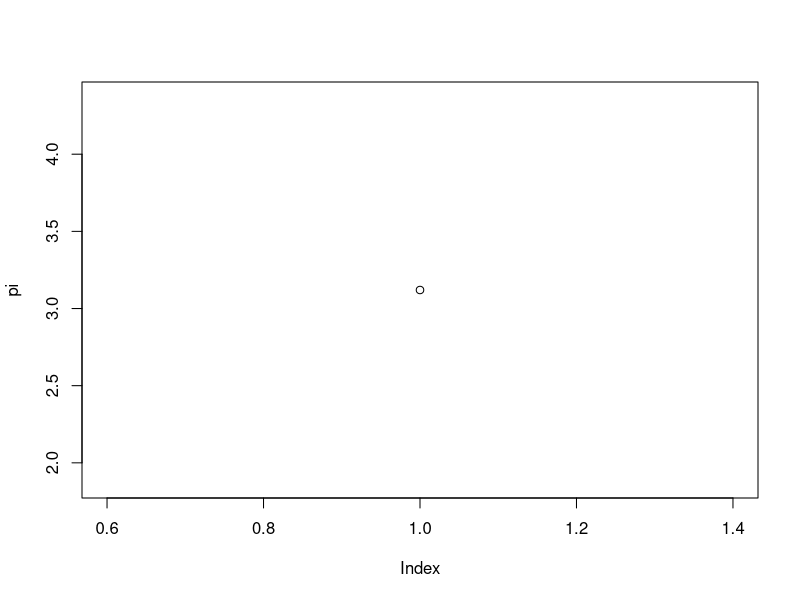

Write the R code that produced this figure. (Note: a time limit stopped this script after it produced the figure.)
# For this exercise we assume to draw random points inside the square on the [-1,1] unit, 
# and thus the value of Pi = 4(# random pts insid cirlce / # random pts in square)


# Montecarlo method, based on throwing a dart on a dartboard,
# The number of darts in side th dartboard dividided by the number of darts thrown
# *4 gives PI
sim.pi <- function(iterations = 1000) {
   # Generate two vectors for random points in unit circle
   x.pos <- runif(iterations, min=-1, max=1)
   y.pos <- runif(iterations, min=-1, max=1)
   # Test if draws are inside the unit circle
   draw.pos <- ifelse(x.pos^2 + y.pos^2 <= 1, TRUE, FALSE)
   draws.in <- length(which(draw.pos == TRUE))
   # Estimate Pi
   return(4*(draws.in/iterations))
}

pi   <- sim.pi(100)
plot(pi)

pie=function(n){
   count=0
   for(i in 1:n){
      if(runif(1,-1,1)^2+runif(1,-1,1)^2<=1)
         count=count+1
   }
   return(4*(count/n))
}
pi2   <- pie(100000000)

for(i in 1:1000){
   if(i%%2 == 1) {
      pi.plus = 4 / (i * (i + 1) * (i + 2))
      pi.plus=pi.plus+pi.plus
   } else{
      pi.minus = 4 / (i * (i + 1) * (i + 2))
      pi.minus=pi.minus+pi.minus
   }
   print(3+pi.plus-pi.minus)
   }

for(i in 1:10){
   if(i%%2==1){
      minus   <- (1/i)
      t   <- i+2
      plus    <- (1/(t))
    } else {next}
    print(c(i,t))
   # pi=4*(1-minus+plus)
}
sum   <- 0
for(i in 1:100){
   x   <- i
   ((-1^ x) * (1 / (1 + 2*x)))
}
